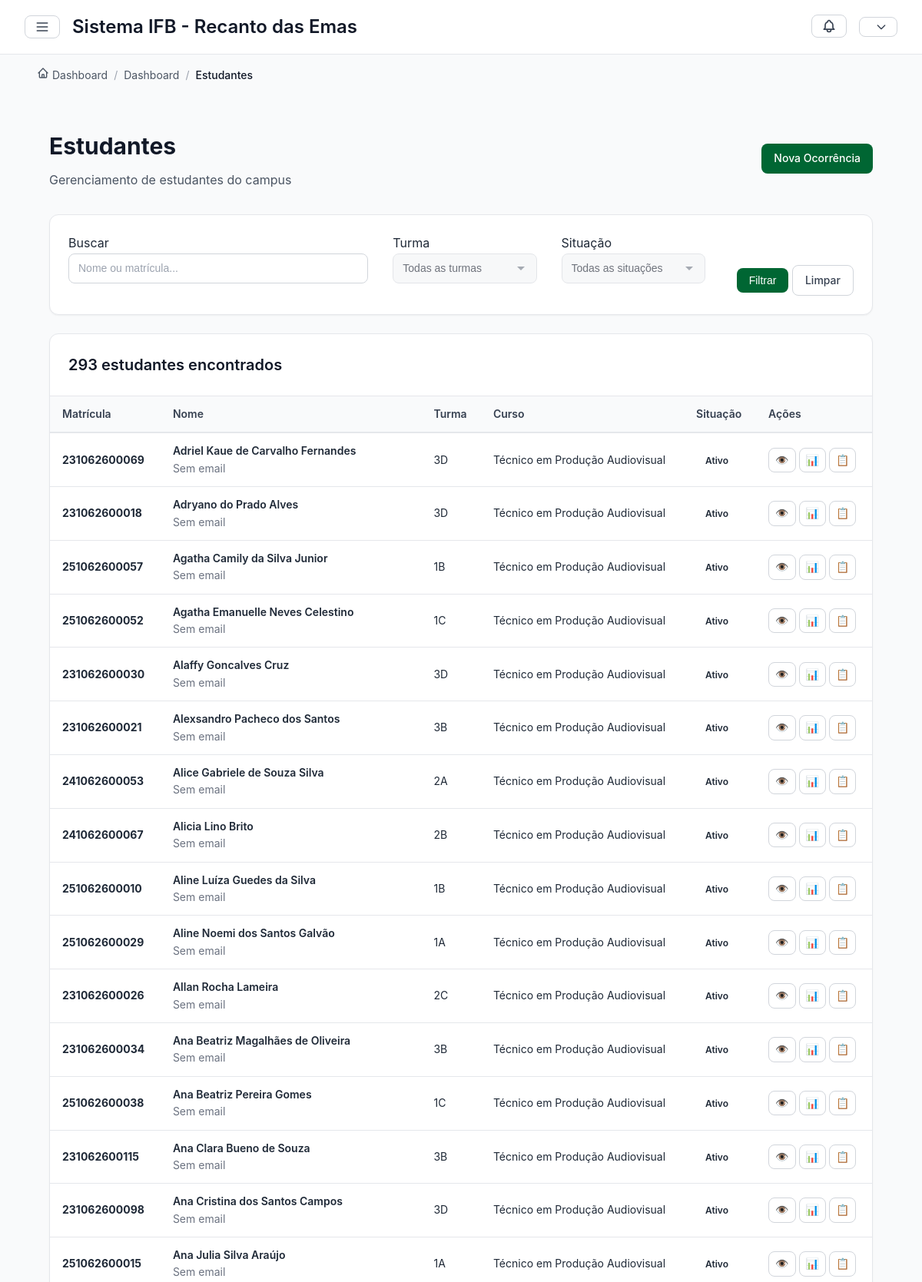
The page /estudantes/ (signed in, upper part) on the database its author committed.
### core/models.py (models this page shows, shortened)
class Estudante(models.Model):
    SITUACAO_CHOICES = [
        ('ATIVO', 'Ativo'),
        ('INATIVO', 'Inativo'),
        ('TRANCADO', 'Trancado'),
        ('EVADIDO', 'Evadido'),
        ('FORMADO', 'Formado'),
        ('TRANSFERIDO', 'Transferido'),
    ]
    matricula_sga = models.CharField(max_length=20, unique=True)
    nome = models.CharField(max_length=200)
    cpf = models.CharField(max_length=14, blank=True)
    data_nascimento = models.DateField(null=True, blank=True)
    email = models.EmailField()
    email_responsavel = models.EmailField(blank=True)
    contato_responsavel = models.CharField(max_length=15, blank=True)
    logradouro = models.CharField(max_length=200, blank=True)
    bairro_cidade = models.CharField(max_length=100, blank=True)
    uf = models.CharField(max_length=2, blank=True)
    turma = models.ForeignKey(Turma, on_delete=models.PROTECT, related_name='estudantes')
    turma_periodo = models.CharField(max_length=20, blank=True)
    campus = models.ForeignKey(Campus, on_delete=models.PROTECT)
    curso = models.ForeignKey(Curso, on_delete=models.PROTECT)
    situacao = models.CharField(max_length=15, choices=SITUACAO_CHOICES, default='ATIVO')
    data_ingresso = models.DateField()
    foto = models.ImageField(upload_to='estudantes/', blank=True, null=True)
    responsavel = models.ForeignKey(
        Responsavel,
        on_delete=models.SET_NULL,
        null=True,
        blank=True
    )
    class Meta:
        ordering = ['nome']

class Turma(models.Model):
    nome = models.CharField(max_length=50)
    curso = models.ForeignKey(Curso, on_delete=models.PROTECT)
    ano = models.IntegerField()
    periodo = models.CharField(max_length=20)  # "2024.1", "2024.2"
    semestre = models.IntegerField(choices=[(0, 'Anual'), (1, '1º'), (2, '2º')])
    sala = models.CharField(max_length=20, blank=True)
    ativa = models.BooleanField(default=True)
    class Meta:
        ordering = ['-ano', '-semestre', 'nome']
        unique_together = ['nome', 'curso', 'ano', 'semestre']

class Curso(models.Model):
    nome = models.CharField(max_length=200)
    campus = models.ForeignKey(Campus, on_delete=models.PROTECT, related_name='cursos')
    codigo = models.CharField(max_length=20, unique=True)
    ativo = models.BooleanField(default=True)
    class Meta:
        ordering = ['nome']

### core/views.py (the view)
# urls.py: path('estudantes/', views.estudante_list, name='estudante_list'),
@login_required
@user_passes_test(is_servidor)
def estudante_list(request):
    estudantes = Estudante.objects.select_related('turma', 'curso').order_by('nome')
    busca = request.GET.get('q')
    turma_id = request.GET.get('turma')
    situacao = request.GET.get('situacao')
    if busca:
        estudantes = estudantes.filter(
            Q(nome__icontains=busca) |
            Q(matricula_sga__icontains=busca)
        )
    if turma_id:
        estudantes = estudantes.filter(turma_id=turma_id)
    if situacao:
        estudantes = estudantes.filter(situacao=situacao)
    paginator = Paginator(estudantes, 50)
    page = request.GET.get('page')
    estudantes_page = paginator.get_page(page)
    turmas = Turma.objects.all()
    situacao_choices = Estudante.SITUACAO_CHOICES
    breadcrumbs_list = [
        {'label': 'Dashboard', 'url': '/'},
        {'label': 'Estudantes', 'url': ''}
    ]
    context = {
        'estudantes': estudantes_page,
        'turmas': turmas,
        'situacao_choices': situacao_choices,
        'breadcrumbs_list': breadcrumbs_list,
    }
    return render(request, 'core/estudante_list.html', context)

### core/views.py (called while the page is built)
def is_servidor(user):
    return hasattr(user, 'servidor')

### templates/core/estudante_list.html (shortened to what this page needs)
{% extends 'core/base.html' %}
{% load static %}
{% block content %}
<div class="container">
    <div class="page-header">
        <div>
            <h1 class="page-title">Estudantes</h1>
            <p class="page-subtitle">Gerenciamento de estudantes do campus</p>
        </div>
        <div class="flex gap-2">
            <a href="{% url 'core:ocorrencia_create' %}" class="btn btn-primary">
                Nova Ocorrência
            </a>
        </div>
    </div>
    <div class="card mb-4">
        <div class="card-body">
            <form method="get" class="filter-form">
                <div class="form-row">
                    <div class="form-group">
                        <label for="search">Buscar</label>
                        <input type="text" name="q" id="search" class="form-control"
                               placeholder="Nome ou matrícula..." value="{{ request.GET.q }}">
                    </div>
                    <div class="form-group">
                        <label for="turma">Turma</label>
                        <select name="turma" id="turma" class="form-control">
                            <option value="">Todas as turmas</option>
                        </select>
                    </div>
                    <div class="form-group">
                        <label for="situacao">Situação</label>
                        <select name="situacao" id="situacao" class="form-control">
                            <option value="">Todas as situações</option>
                        </select>
                    </div>
                    <div class="form-group">
                        <label>&nbsp;</label>
                        <button type="submit" class="btn btn-primary">Filtrar</button>
                        <a href="{% url 'core:estudante_list' %}" class="btn btn-outline">Limpar</a>
                    </div>
                </div>
            </form>
        </div>
    </div>
    <div class="card">
        <div class="card-header">
            <h3 class="card-title">
                {{ estudantes.paginator.count }} estudante{{ estudantes.paginator.count|pluralize }} encontrado{{ estudantes.paginator.count|pluralize }}
            </h3>
        </div>
        <div class="card-body" style="padding: 0;">
            {% if estudantes %}
            <div class="table-container">
                <table class="table">
                    <thead>
                        <tr>
                            <th>Matrícula</th>
                            <th>Nome</th>
                            <th>Turma</th>
                            <th>Curso</th>
                            <th>Situação</th>
                            <th>Ações</th>
                        </tr>
                    </thead>
                    <tbody>
                        {% for estudante in estudantes %}
                        <tr>
                            <td>
                                <strong>{{ estudante.matricula_sga }}</strong>
                            </td>
                            <td>
                                <div class="student-info">
                                    <div class="student-name">{{ estudante.nome }}</div>
                                    <div class="student-email">{{ estudante.email|default:"Sem email" }}</div>
                                </div>
                            </td>
                            <td>{{ estudante.turma.nome }}</td>
                            <td>{{ estudante.curso.nome }}</td>
                            <td>
                                <span class="badge badge-{{ estudante.situacao|lower }}">
                                    {{ estudante.get_situacao_display }}
                                </span>
                            </td>
                            <td>
                                <div class="action-buttons">
                                    <a href="{% url 'core:estudante_detail' estudante.matricula_sga %}"
                                       class="btn btn-sm btn-outline" title="Ver perfil">
                                        👁️
                                    </a>
                                    <a href="{% url 'pedagogico:ficha_aluno' estudante.matricula_sga %}"
                                       class="btn btn-sm btn-outline" title="Ficha completa">
                                        📊
                                    </a>
                                    <a href="{% url 'core:relatorio_estudante' estudante.matricula_sga %}"
                                       class="btn btn-sm btn-outline" title="Gerar relatório">
                                        📋
                                    </a>
                                </div>
                            </td>
                        </tr>
                        {% endfor %}
                    </tbody>
                </table>
            </div>
            {% endif %}
        </div>
    </div>
</div>
{% endblock %}

### static/css/main.css (style rules this page uses)
* { margin: 0; padding: 0; box-sizing: border-box; }
:root { --ifb-verde: #006633; --ifb-verde-escuro: #004d26; --ifb-verde-claro: #00994d; --status-registrada: #3b82f6; --status-analise: #8b5cf6; --status-aguardando: #eab308; --status-finalizada: #10b981; --status-arquivada: #6b7280; --status-recurso: #f97316; --gravidade-leve: #10b981; --gravidade-media: #eab308; --gravidade-grave: #f97316; --gravidade-gravissima: #ef4444; --gray-50: #f9fafb; --gray-100: #f3f4f6; --gray-200: #e5e7eb; --gray-300: #d1d5db; --gray-400: #9ca3af; --gray-500: #6b7280; --gray-600: #4b5563; --gray-700: #374151; --gray-800: #1f2937; --gray-900: #111827; --spacing-xs: 0.25rem; --spacing-sm: 0.5rem; --spacing-md: 1rem; --spacing-lg: 1.5rem; --spacing-xl: 2rem; --spacing-2xl: 3rem; --radius-sm: 0.25rem; --radius-md: 0.5rem; --radius-lg: 0.75rem; --radius-xl: 1rem; --shadow-sm: 0 1px 2px 0 rgba(0, 0, 0, 0.05); --shadow-md: 0 4px 6px -1px rgba(0, 0, 0, 0.1); --shadow-lg: 0 10px 15px -3px rgba(0, 0, 0, 0.1); --shadow-xl: 0 20px 25px -5px rgba(0, 0, 0, 0.1); }
body { font-family: -apple-system, BlinkMacSystemFont, "Segoe UI", Roboto, "Helvetica Neue", Arial, sans-serif; line-height: 1.6; color: var(--gray-800); background-color: var(--gray-50); }
.container { max-width: min(1280px, 100%); margin: 0 auto; padding: 0 var(--spacing-md); }
.card { background: white; border-radius: var(--radius-lg); box-shadow: var(--shadow-sm); border: 1px solid var(--gray-200); overflow: hidden; }
.card-header { padding: var(--spacing-lg); border-bottom: 1px solid var(--gray-200); }
.card-title { font-size: 1.25rem; font-weight: 600; color: var(--gray-900); }
.card-body { padding: var(--spacing-lg); }
.badge { display: inline-flex; align-items: center; padding: 0.25rem 0.75rem; border-radius: 9999px; font-size: 0.75rem; font-weight: 600; line-height: 1; }
.btn { display: inline-flex; align-items: center; justify-content: center; padding: 0.5rem 1rem; border-radius: var(--radius-md); font-weight: 500; font-size: 0.875rem; transition: all 0.2s; cursor: pointer; border: none; text-decoration: none; gap: 0.5rem; }
.btn-primary { background: var(--ifb-verde); color: white; }
.btn-outline { background: transparent; border: 1px solid var(--gray-300); color: var(--gray-700); }
.btn-sm { padding: 0.25rem 0.75rem; font-size: 0.8125rem; }
.form-group { margin-bottom: var(--spacing-lg); }
.form-control { width: 100%; padding: 0.5rem 0.75rem; border: 1px solid var(--gray-300); border-radius: var(--radius-md); font-size: 0.875rem; transition: all 0.2s; }
.table-container { overflow-x: auto; }
.table { width: 100%; border-collapse: collapse; }
.table thead { background: var(--gray-50); }
.table th { padding: 0.75rem 1rem; text-align: left; font-weight: 600; font-size: 0.875rem; color: var(--gray-700); border-bottom: 2px solid var(--gray-200); }
.table td { padding: 0.75rem 1rem; border-bottom: 1px solid var(--gray-200); font-size: 0.875rem; }
.mb-4 { margin-bottom: var(--spacing-lg); }
.flex { display: flex; }
.gap-2 { gap: var(--spacing-sm); }
.student-info { display: flex; flex-direction: column; }
.student-name { font-weight: 500; font-size: 0.875rem; }

### static/css/forms-basics.css (style rules this page uses)
.form-control { width: 100%; padding: 0.5rem 0.75rem; border: 1px solid var(--gray-300); border-radius: var(--radius-md); font-size: 0.875rem; line-height: 1.5; color: var(--gray-900); background-color: white; transition: border-color 0.15s ease-in-out, box-shadow 0.15s ease-in-out; }
.form-control:disabled, .form-control:read-only { background-color: var(--gray-100); opacity: 0.6; cursor: not-allowed; }
.form-control::placeholder { color: var(--gray-400); }
select.form-control { padding-right: 2.5rem; background-repeat: no-repeat; background-position: right 0.75rem center; background-size: 16px; appearance: none; }
.form-group { margin-bottom: 1rem; }
.form-group:last-child { margin-bottom: 0; }
.form-row { display: flex; flex-wrap: wrap; margin-right: -0.5rem; margin-left: -0.5rem; }
.form-row > .form-group, .form-row > [class*="col-"] { padding-right: 0.5rem; padding-left: 0.5rem; }

### static/css/forms-advanced.css (style rules this page uses)
.page-header { display: flex; justify-content: space-between; align-items: center; margin-bottom: 2rem; }
.page-title { font-size: 1.875rem; font-weight: 700; color: var(--gray-900); margin: 0; }
.page-subtitle { font-size: 1rem; color: var(--gray-600); margin-top: 0.5rem; }
.student-info { flex: 1; }
.student-name { font-weight: 500; font-size: 0.875rem; color: var(--gray-900); }

### rows shown on the page
Estudante: matricula_sga "231062600069", nome "Adriel Kaue de Carvalho Fernandes", email "Sem email", turma.nome "3D", curso.nome "Técnico em Produção Audiovisual", situacao "Ativo"
Estudante: matricula_sga "231062600018", nome "Adryano do Prado Alves", email "Sem email", turma.nome "3D", curso.nome "Técnico em Produção Audiovisual", situacao "Ativo"
Estudante: matricula_sga "251062600057", nome "Agatha Camily da Silva Junior", email "Sem email", turma.nome "1B", curso.nome "Técnico em Produção Audiovisual", situacao "Ativo"
Estudante: matricula_sga "251062600052", nome "Agatha Emanuelle Neves Celestino", email "Sem email", turma.nome "1C", curso.nome "Técnico em Produção Audiovisual", situacao "Ativo"
Estudante: matricula_sga "231062600030", nome "Alaffy Goncalves Cruz", email "Sem email", turma.nome "3D", curso.nome "Técnico em Produção Audiovisual", situacao "Ativo"
Estudante: matricula_sga "231062600021", nome "Alexsandro Pacheco dos Santos", email "Sem email", turma.nome "3B", curso.nome "Técnico em Produção Audiovisual", situacao "Ativo"
Estudante: matricula_sga "241062600053", nome "Alice Gabriele de Souza Silva", email "Sem email", turma.nome "2A", curso.nome "Técnico em Produção Audiovisual", situacao "Ativo"
Estudante: matricula_sga "241062600067", nome "Alicia Lino Brito", email "Sem email", turma.nome "2B", curso.nome "Técnico em Produção Audiovisual", situacao "Ativo"
Estudante: matricula_sga "251062600010", nome "Aline Luíza Guedes da Silva", email "Sem email", turma.nome "1B", curso.nome "Técnico em Produção Audiovisual", situacao "Ativo"
Estudante: matricula_sga "251062600029", nome "Aline Noemi dos Santos Galvão", email "Sem email", turma.nome "1A", curso.nome "Técnico em Produção Audiovisual", situacao "Ativo"
Estudante: matricula_sga "231062600026", nome "Allan Rocha Lameira", email "Sem email", turma.nome "2C", curso.nome "Técnico em Produção Audiovisual", situacao "Ativo"
Estudante: matricula_sga "231062600034", nome "Ana Beatriz Magalhães de Oliveira", email "Sem email", turma.nome "3B", curso.nome "Técnico em Produção Audiovisual", situacao "Ativo"
Estudante: matricula_sga "251062600038", nome "Ana Beatriz Pereira Gomes", email "Sem email", turma.nome "1C", curso.nome "Técnico em Produção Audiovisual", situacao "Ativo"
Estudante: matricula_sga "231062600115", nome "Ana Clara Bueno de Souza", email "Sem email", turma.nome "3B", curso.nome "Técnico em Produção Audiovisual", situacao "Ativo"
Estudante: matricula_sga "231062600098", nome "Ana Cristina dos Santos Campos", email "Sem email", turma.nome "3D", curso.nome "Técnico em Produção Audiovisual", situacao "Ativo"
Estudante: matricula_sga "251062600015", nome "Ana Julia Silva Araújo", email "Sem email", turma.nome "1A", curso.nome "Técnico em Produção Audiovisual", situacao "Ativo"

### other values the page prints
{{ breadcrumb.label }} "Dashboard"
{{ breadcrumb.label }} "Estudantes"
{{ estudantes.paginator.count }} "293"
